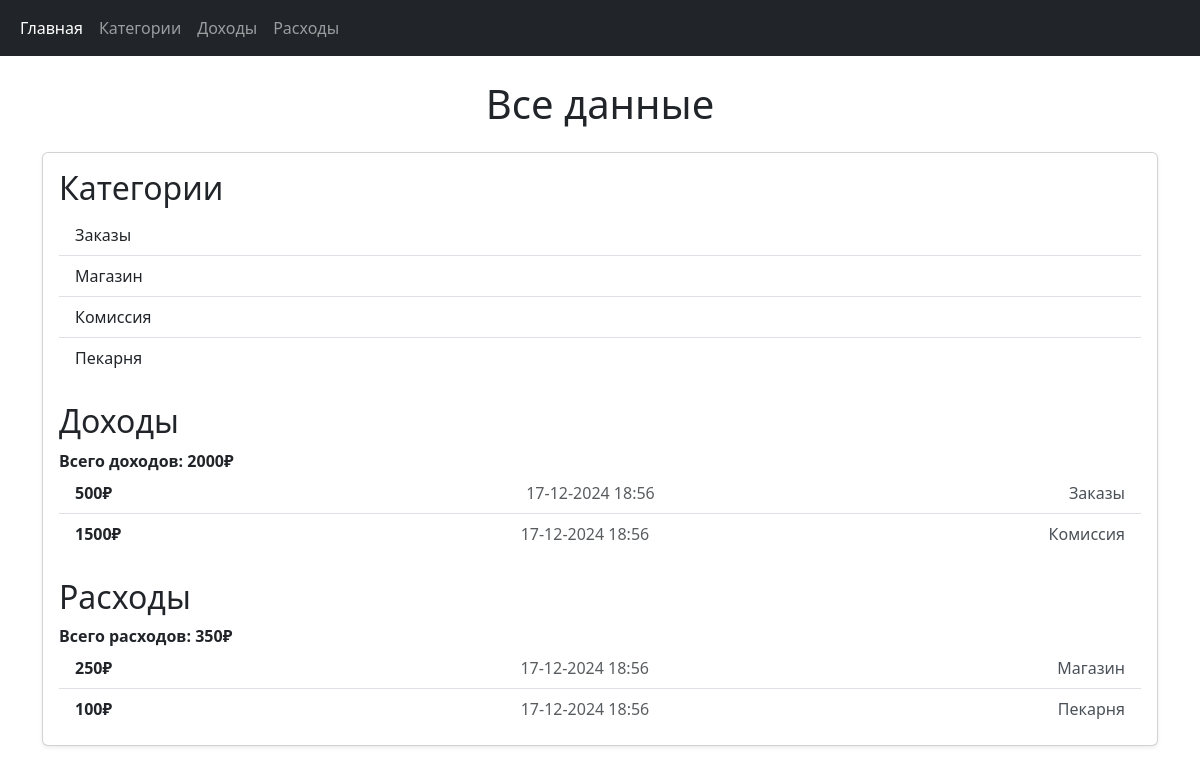
Before: / with the older database file.
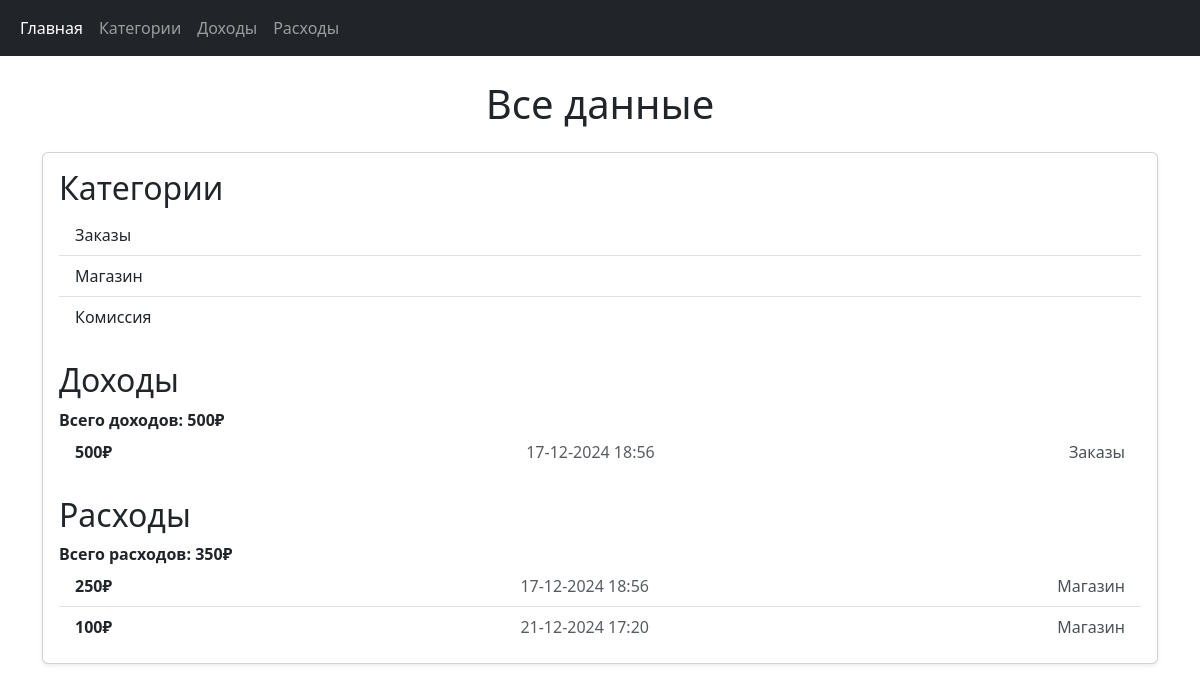
After: the same page with the newer database file.
### dashboard/models.py (models this page shows, shortened)
class Category(models.Model):
    title = models.CharField(max_length=255)

class Income(models.Model):
    category = models.ForeignKey(
        Category,
        on_delete=models.CASCADE,
        related_name="incomes",
        verbose_name="Категория",
    )
    amount = models.IntegerField()
    date = models.DateTimeField(auto_now_add=True)

class Expense(models.Model):
    category = models.ForeignKey(
        Category,
        on_delete=models.CASCADE,
        related_name="expenses",
        verbose_name="Категория",
    )
    amount = models.IntegerField()
    date = models.DateTimeField(auto_now_add=True)

### dashboard/views.py (the view)
# urls.py: path("", index, name="index"),
def index(request):
    categories = Category.objects.all()
    expenses = Expense.objects.all()
    incomes = Income.objects.all()
    sum_inc = Income.objects.aggregate(total_inc=Sum("amount"))
    total_inc = sum_inc["total_inc"]
    sum_exp = Expense.objects.aggregate(total_exp=Sum("amount"))
    total_exp = sum_exp["total_exp"]
    context = {
        "categories": categories,
        "expenses": expenses,
        "incomes": incomes,
        "total_exp": total_exp,
        "total_inc": total_inc,
    }
    return render(request, "index.html", context)

### templates/index.html (shortened to what this page needs)
{% extends "base.html" %}
{% block content %}
<h1 class="text-center my-4">Все данные</h1>
<div class="card shadow-sm">
    <div class="card-body">
        <h2>Категории</h2>
        <ul class="list-group list-group-flush">
            {% for category in categories %}
            <li class="list-group-item">{{ category.title }}
            </li>
            {% endfor %}
        </ul>
        <h2 class="mt-4">Доходы</h2>
        <ul class="list-group list-group-flush">
            <span class="fw-bold">Всего доходов: {{ total_inc }}₽</span>
            {% for income in incomes %}
            <li class="list-group-item d-flex justify-content-between align-items-center">
                <span class="fw-bold">{{ income.amount }}₽</span>
                <span class="text-muted">{{ income.date|date:"d-m-Y H:i" }}</span>
                <span class="text-light-emphasis">{{ income.category.title }}</span>
            </li>
            {% endfor %}
        </ul>
        <h2 class="mt-4">Расходы</h2>
        <ul class="list-group list-group-flush">
            <span class="fw-bold">Всего расходов: {{ total_exp }}₽</span>
            {% for expense in expenses %}
            <li class="list-group-item d-flex justify-content-between align-items-center">
                <span class="fw-bold">{{ expense.amount }}₽</span>
                <span class="text-muted">{{ expense.date|date:"d-m-Y H:i" }}</span>
                <span class="text-light-emphasis">{{ expense.category.title }}</span>
            </li>
            {% endfor %}
        </ul>
    </div>
</div>
<br>
<br>
{% endblock %}

Changed rows visible on the page:
removed Category: title "Пекарня"
removed Income: amount "1500", date "17-12-2024 18:56", category "Комиссия"
removed Expense: amount "100", date "17-12-2024 18:56", category "Пекарня"
added Expense: amount "100", date "21-12-2024 17:20", category "Магазин"
Other visible differences:
{{ total_inc }}: "2000" → "500"
